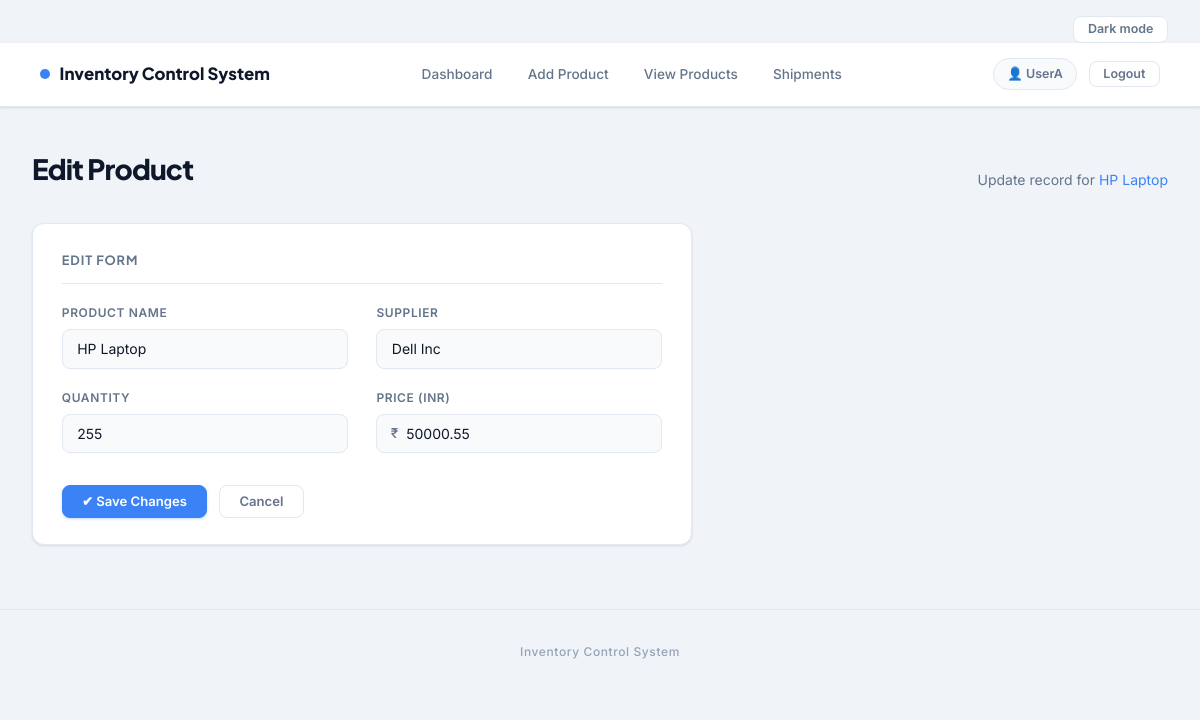
The app's page /edit/2 (signed in) with its own data.
### tables this page shows
CREATE TABLE products (
            id       INTEGER PRIMARY KEY AUTOINCREMENT,
            name     TEXT    NOT NULL,
            quantity INTEGER NOT NULL,
            price    REAL    NOT NULL,
            supplier TEXT    NOT NULL,
            user_id  INTEGER NOT NULL,
            FOREIGN KEY (user_id) REFERENCES users (id)
        );

### app.py (the view, shortened to what this page needs)
@app.route("/edit/<int:product_id>", methods=["GET", "POST"])
@login_required
def edit_product(product_id):
    conn    = get_db()
    product = conn.execute(
        "SELECT * FROM products WHERE id = ? AND user_id = ?",
        (product_id, session["user_id"])
    ).fetchone()
    if not product:
        flash("Product not found.", "error")
        conn.close()
        return redirect(url_for("view_products"))
    conn.close()
    return render_template("edit_product.html", product=product)

### app.py (called while the page is built)
def get_db():
    conn = sqlite3.connect(DATABASE)
    conn.row_factory = sqlite3.Row
    return conn

def login_required(f):
    @wraps(f)
    def decorated(*args, **kwargs):
        if "user" not in session:
            flash("Please login to access this page.", "error")
            return redirect(url_for("login"))
        return f(*args, **kwargs)
    return decorated

### templates/edit_product.html (shortened to what this page needs)
{% extends "base.html" %}
{% block content %}
<div class="page-header">
  <h1>Edit Product</h1>
  <p>Update record for <span style="color:var(--accent)">{{ product['name'] }}</span></p>
</div>
<div class="card" style="max-width:660px;">
  <div class="card-title">Edit Form</div>
  <form method="POST" action="{{ url_for('edit_product', product_id=product['id']) }}">
    <div class="form-grid">
      <div class="form-group">
        <label for="name">Product Name</label>
        <input type="text" id="name" name="name" value="{{ product['name'] }}" required />
      </div>
      <div class="form-group">
        <label for="supplier">Supplier</label>
        <input type="text" id="supplier" name="supplier" value="{{ product['supplier'] }}" required />
      </div>
      <div class="form-group">
        <label for="quantity">Quantity</label>
        <input type="number" id="quantity" name="quantity" value="{{ product['quantity'] }}" min="0" required />
      </div>
      <div class="form-group">
        <label for="price">Price (INR)</label>
        <div class="input-prefix">
          <span>₹</span>
          <input type="number" id="price" name="price" value="{{ product['price'] }}"
                 step="0.01" min="0" required />
        </div>
      </div>
    </div>
    <div class="form-actions">
      <button type="submit" class="btn btn-primary">✔ Save Changes</button>
      <a href="{{ url_for('view_products') }}" class="btn btn-ghost">Cancel</a>
    </div>
  </form>
</div>
{% endblock %}

### static/style.css (style rules this page uses)
:root { --bg: #f0f4f8; --bg2: #ffffff; --bg3: #f8fafc; --border: #e2e8f0; --border-hi: #cbd5e1; --accent: #3b82f6; --accent-dk: #2563eb; --accent-bg: #eff6ff; --success: #10b981; --success-bg: #ecfdf5; --warn: #f59e0b; --warn-bg: #fffbeb; --danger: #ef4444; --danger-bg: #fef2f2; --text: #0f172a; --text-muted: #64748b; --text-dim: #94a3b8; --shadow-sm: 0 1px 3px rgba(0,0,0,.08), 0 1px 2px rgba(0,0,0,.04); --shadow: 0 4px 16px rgba(0,0,0,.08), 0 2px 6px rgba(0,0,0,.04); --shadow-lg: 0 10px 40px rgba(0,0,0,.10); --radius: 12px; --radius-sm: 8px; --font: 'Inter', sans-serif; --font-head: 'Plus Jakarta Sans', sans-serif; }
*, *::before, *::after { box-sizing: border-box; margin: 0; padding: 0; }
html { font-size: 16px; scroll-behavior: smooth; }
body { background: var(--bg); color: var(--text); font-family: var(--font); min-height: 100vh; line-height: 1.6; }
.page-header { margin-bottom: 2rem; display: flex; align-items: flex-end; justify-content: space-between; flex-wrap: wrap; gap: 1rem; }
.page-header h1 { font-family: var(--font-head); font-size: 1.75rem; font-weight: 800; color: var(--text); letter-spacing: -.03em; }
.page-header p { color: var(--text-muted); font-size: .875rem; margin-top: .2rem; }
.card { background: var(--bg2); border: 1px solid var(--border); border-radius: var(--radius); padding: 1.6rem 1.8rem; box-shadow: var(--shadow-sm); }
.card-title { font-family: var(--font-head); font-size: .8rem; font-weight: 700; letter-spacing: .07em; text-transform: uppercase; color: var(--text-muted); margin-bottom: 1.2rem; padding-bottom: .8rem; border-bottom: 1px solid var(--border); display: flex; align-items: center; gap: .5rem; }
.btn { display: inline-flex; align-items: center; gap: .4rem; padding: .55rem 1.2rem; border-radius: var(--radius-sm); font-family: var(--font); font-size: .82rem; font-weight: 600; cursor: pointer; border: 1px solid transparent; transition: all .18s ease; text-decoration: none; white-space: nowrap; line-height: 1; }
.btn-primary { background: var(--accent); color: #fff; border-color: var(--accent); box-shadow: 0 1px 3px rgba(59,130,246,.3); }
.btn-ghost { background: #fff; color: var(--text-muted); border-color: var(--border); }
.form-grid { display: grid; grid-template-columns: 1fr 1fr; gap: 1.2rem 1.8rem; }
.form-group { display: flex; flex-direction: column; gap: .4rem; }
label { font-size: .75rem; font-weight: 600; letter-spacing: .05em; text-transform: uppercase; color: var(--text-muted); }
input, select, textarea { background: var(--bg3); border: 1.5px solid var(--border); border-radius: var(--radius-sm); color: var(--text); font-family: var(--font); font-size: .875rem; padding: .65rem .9rem; transition: border-color .18s, box-shadow .18s, background .18s; outline: none; width: 100%; }
input::placeholder { color: var(--text-dim); }
.input-prefix { position: relative; }
.input-prefix span { position: absolute; left: .9rem; top: 50%; transform: translateY(-50%); color: var(--text-muted); font-size: .85rem; font-weight: 500; pointer-events: none; }
.input-prefix input { padding-left: 1.8rem; }
.form-actions { margin-top: 2rem; display: flex; gap: .75rem; flex-wrap: wrap; }

### records on screen
products: name "HP Laptop", supplier "Dell Inc", quantity "255", price "50000.55"

### other values on screen
{{ session.user }} "UserA"
